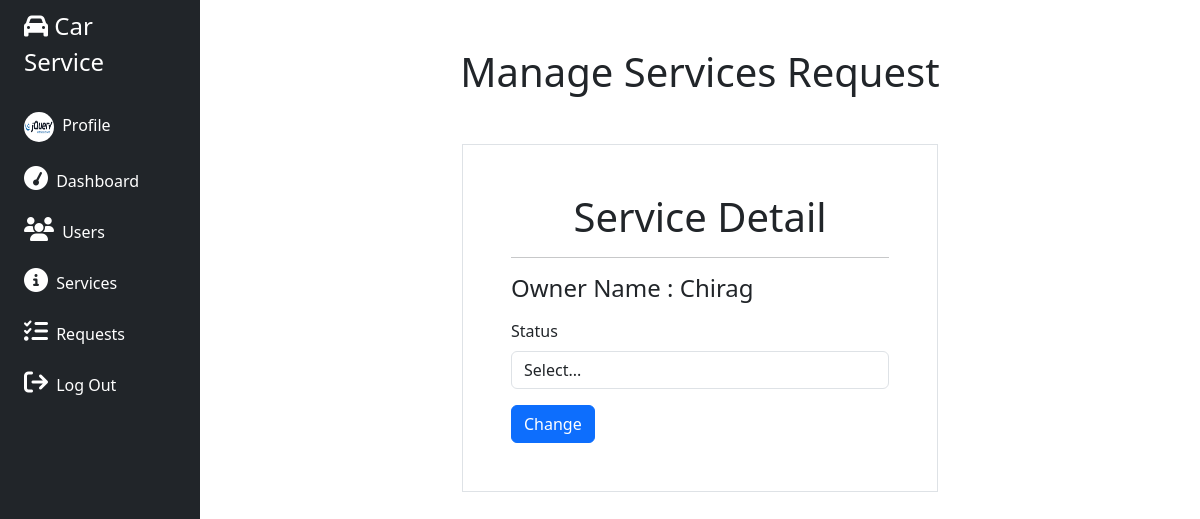
/admin/edit-request.php?id=1 (signed in), run on the app's committed database.
### tables this page shows
CREATE TABLE `user` (
  `id` int(11) NOT NULL,
  `username` varchar(20) NOT NULL,
  `password` varchar(20) NOT NULL,
  `email` varchar(30) NOT NULL,
  `type` varchar(10) NOT NULL,
  `img` varchar(100) DEFAULT 'profile.png'
);

CREATE TABLE `service_request` (
  `id` int(11) NOT NULL,
  `oname` varchar(100) NOT NULL,
  `contact` varchar(10) NOT NULL,
  `address` varchar(100) NOT NULL,
  `vnumber` varchar(20) NOT NULL,
  `vname` varchar(100) NOT NULL,
  `services` varchar(100) NOT NULL,
  `status` tinyint(1) NOT NULL
);

### admin/edit-request.php (the view, shortened to what this page needs)
<?php
require '../connection.php';
$id = $_GET['id'];
?>
<!DOCTYPE html>
<html lang="en">
<head>
    <link rel="stylesheet" href="https://cdnjs.cloudflare.com/ajax/libs/font-awesome/6.4.2/css/all.min.css" />
    <link rel="stylesheet" href="../css/bootstrap.min.css">
    <link rel="stylesheet" href="../css/style.css">
</head>
<body>
    <div class="container-fluid">
        <div class="row flex-nowrap">
            <?php require('sidebar.php') ?>
            <div class="col">
                <div class="container">
                    <div class="row">
                        <div class="col-12">
                            <h1 class="text-center my-5">Manage Services Request</h1>
                        </div>
                    </div>
                    <div class="row justify-content-center">
                        <div class="col-12">
                            <form action="" method="post" class="border p-5" style="width: 50%; margin:auto;">
                                <h1 style="text-align: center;">Service Detail</h1>
                                <hr>
                                <div class="mb-3">
                                    <?php
                                        $show = "select * from service_request where id={$id}";
                                        $data = mysqli_query($conn, $show) or die('Not Inserted !!');
                                        $row = mysqli_fetch_assoc($data);
                                    ?>
                                    <h4>Owner Name : <?php echo $row['oname'] ?></h4>
                                </div>
                                <div class="mb-3">
                                    <label for="status" class="form-label">Status</label>
                                    <select name="status" id="status" class="form-control" required>
                                        <option value="">Select...</option>
                                    </select>
                                </div>
                                <button type="submit" class="btn btn-primary" name="update">Change</button>
                            </form>
                        </div>
                    </div>
                </div>
            </div>
        </div>
    </div>
</body>
</html>

### admin/sidebar.php (shortened to what this page needs)
<?php
$uname = $_SESSION['username'];
require '../connection.php';
$selectqry = "select * from user where username='{$uname}'";
$result = mysqli_query($conn, $selectqry);
$row = mysqli_fetch_array($result);
?>
<div class="sidebar col-auto col-md-3 col-xl-2 px-sm-2 px-0 bg-dark">
    <div class="d-flex flex-column align-items-center align-items-sm-start px-3 pt-2 text-white min-vh-100">
        <a href="" class="d-flex align-items-center pb-3 mb-md-0 me-md-auto text-white text-decoration-none">
            <span class="fs-4 d-none d-sm-inline"><i class="fa fa-car"></i> Car Service</span>
        </a>
        <ul class="nav nav-pills flex-column mb-sm-auto mb-0 align-items-center align-items-sm-start" id="menu">
            <li class="mt-2">
                <a href="admin_profile.php"  class="nav-link text-white px-0 align-middle">
                    <img class="rounded-circle" height="30" width="30" src="../img/<?php echo $row['img']; ?>"> <span class="ms-1 d-none d-sm-inline">Profile</span> </a>
            </li>
            <li class="mt-2">
                <a href="index.php"  class="nav-link text-white px-0 align-middle">
                    <i class="fs-4 fa fa-tachometer"></i> <span class="ms-1 d-none d-sm-inline">Dashboard</span> </a>
            </li>
            <li class="mt-2">
                <a href="./user_rec.php" class="nav-link text-white px-0 align-middle">
                    <i class="fs-4 fa fa-users"></i> <span class="ms-1 d-none d-sm-inline">Users</span> </a>
            </li>
            <li class="mt-2">
                <a href="./service.php" class="nav-link text-white px-0 align-middle">
                    <i class="fs-4 fa fa-info-circle"></i> <span class="ms-1 d-none d-sm-inline">Services</span> </a>
            </li>
            <li class="mt-2">
                <a href="./request.php" class="nav-link text-white px-0 align-middle">
                    <i class="fs-4 fa fa-list-check"></i> <span class="ms-1 d-none d-sm-inline">Requests</span> </a>
            </li>
            <li class="mt-2">
                <a href="../logout.php" class="nav-link text-white px-0 align-middle">
                    <i class="fs-4 fa fa-sign-out "></i> <span class="ms-1 d-none d-sm-inline">Log Out</span> </a>
            </li>
        </ul>
    </div>
</div>

### css/style.css (style rules this page uses)
.sidebar .nav-link { transition: 0.2s; }

### data on the page
user: img (picture)
service_request: oname "Chirag"
